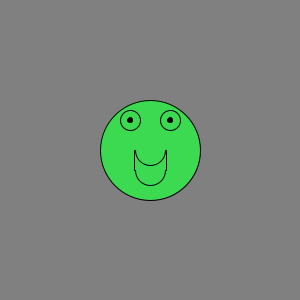
Frame 1 (no input)
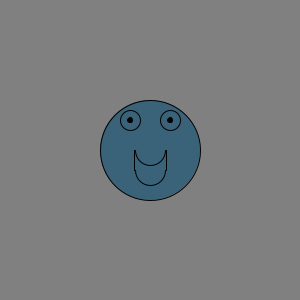
Frame 60 (the mouse pressed at the canvas centre just before this capture)
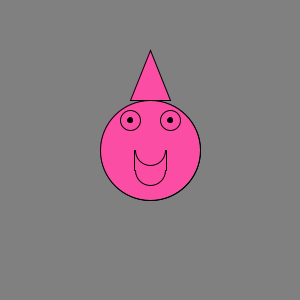
Frame 120 (the mouse held since frame 60 and released just before this capture)

The Processing sketch that drew these frames (run headless with seeded random() and noise(); from frame 60 on, the mouse is pressed at the canvas centre):

// Processing sketch: processing_61699
// ── processing_61699.pde

void setup()
{
  size(300, 300);
}
void draw()
{
  faceDrawing(width/2, height/2);
  
   if (dist(width/2, height/2, mouseX, mouseY)<50)
   {
     faceDraw2(width/2, height/2);
   }
   
   if (dist(width/2, height/2, mouseX, mouseY)>50)
   {
     faceDrawing(width/2, height/2);
   }
}

void faceDrawing(int a, int b)
{
  background(128);
  
  fill(random(0, 255), random(0, 255), random(0, 255));
  ellipse(a, b, 100, 100);

  ellipse(a-20, b-30, 20, 20);
  ellipse(a+20, b-30, 20, 20);

  fill(0);
  ellipse(a-20, b-30, 5, 5);
  ellipse(a+20, b-30, 5, 5);

  noFill();
  arc(a, b, 30, 30, 0, PI);
  arc(a, b+20, 30, 30, 0, PI);

  line(a-16, b, a-16, b+20);
  line(a+16, b, a+16, b+20);
}

void faceDraw2(int a, int b)
{
    fill(random(0, 255), random(0, 255), random(0, 255));
    ellipse(a, b, 100, 100);
    triangle(a-20, b-50, a, b-100, a+20, b-50);

    ellipse(a-20, b-30, 20, 20);
    ellipse(a+20, b-30, 20, 20);

    fill(0);
    ellipse(a-20, b-30, 5, 5);
    ellipse(a+20, b-30, 5, 5);

    noFill();
    arc(a, b, 30, 30, 0, PI);
    arc(a, b+20, 30, 30, 0, PI);

    line(a-16, b, a-16, b+20);
    line(a+16, b, a+16, b+20);
  }
